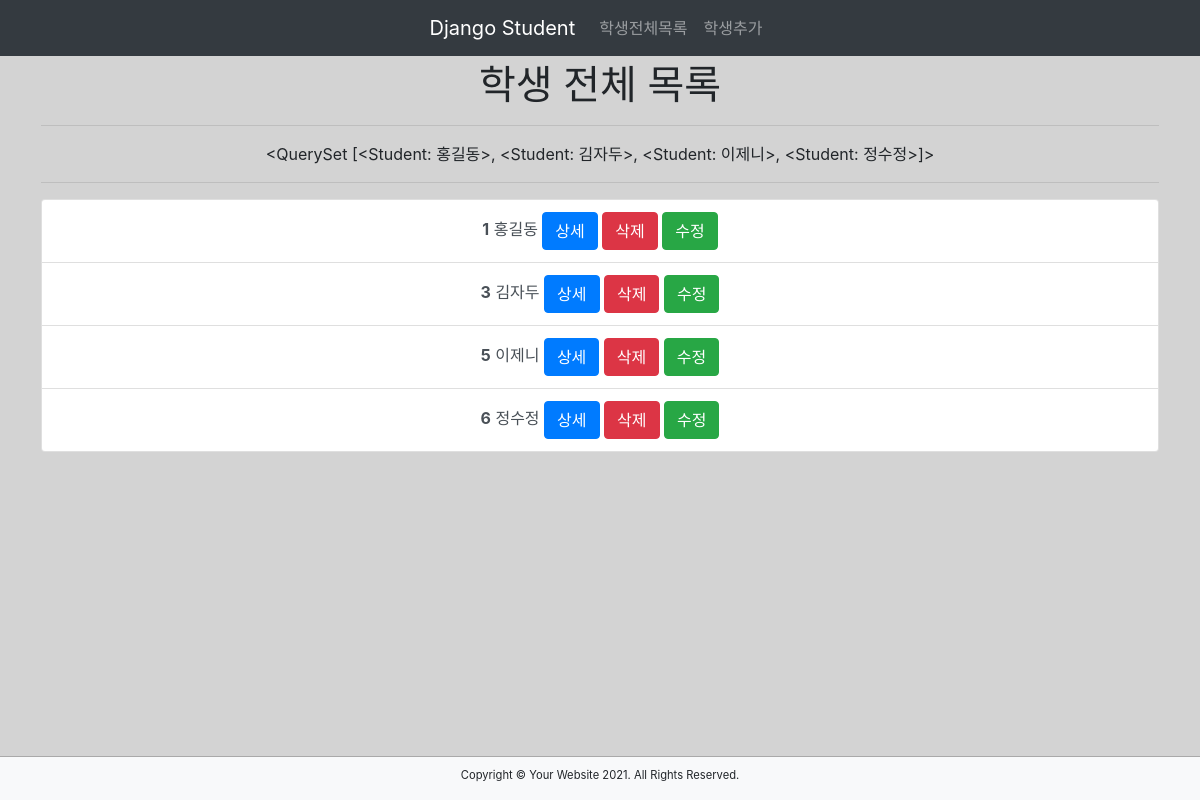
Page /all/ on the committed database.
### myApp/models.py (models this page shows)
class Student(models.Model):
    s_name = models.CharField(max_length=100)
    s_major = models.CharField(max_length=100)
    s_age = models.IntegerField(default=0)
    s_grade = models.IntegerField(default=0)
    s_gender = models.CharField(max_length=10)
    def __str__(self):
        return self.s_name

### myApp/views.py (the view)
# urls.py: path('all/', views.all),
def all(request):
    student_list = Student.objects.all()
    context = {
        'student_list': student_list
    }
    return render(request, 'myApp/all.html', context)

### myApp/templates/myApp/all.html
{% extends 'myApp/base_student.html' %}
{% block content%}
<h1>학생 전체 목록</h1>
<hr>
{{student_list}}
<hr>
<div class="list-group">
    {% for row in student_list %}
    <div class="list-group-item list-group-item-action">
        <b>{{ row.id }}</b>
        <span>{{ row.s_name }}</span>
        <a href="/myApp/{{ row.id }}/detail/" class="btn btn-primary">상세</a>
        <a href="/myApp/{{ row.id }}/wipe/" class="btn btn-danger">삭제</a>
        <a href="/myApp/{{ row.id }}/modify/" class="btn btn-success">수정</a>
    </div>
    {% endfor %}
</div>
{% endblock %}

### myApp/static/myApp/css/main.css (style rules this page uses)
body { background-color: lightgray; }

### rows in the picture
Student: s_name.s_name "<QuerySet [<Student: 홍길동>, <Student: 김자두>, <Student: 이제니>, <Student: 정수정>]>", id "1", s_name "홍길동"
Student: id "3", s_name "김자두"
Student: id "5", s_name "이제니"
Student: id "6", s_name "정수정"
